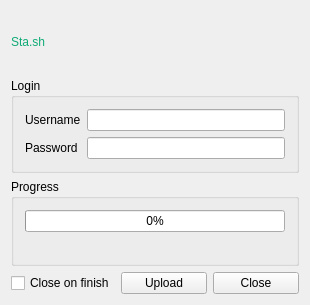
<?xml version="1.0" encoding="UTF-8"?>
<ui version="4.0">
 <class>MainWindow</class>
 <widget class="QMainWindow" name="MainWindow">
  <property name="geometry">
   <rect>
    <x>0</x>
    <y>0</y>
    <width>310</width>
    <height>305</height>
   </rect>
  </property>
  <property name="windowTitle">
   <string>MainWindow</string>
  </property>
  <widget class="QWidget" name="centralWidget">
   <layout class="QGridLayout" name="gridLayout_2">
    <item row="0" column="0">
     <widget class="QLabel" name="label">
      <property name="styleSheet">
       <string notr="true">font: 75 20pt &quot;Noto Sans&quot;;
color: rgb(14, 170, 118);</string>
      </property>
      <property name="text">
       <string>Sta.sh</string>
      </property>
      <property name="textFormat">
       <enum>Qt::PlainText</enum>
      </property>
     </widget>
    </item>
    <item row="1" column="0" colspan="3">
     <widget class="QGroupBox" name="groupBox">
      <property name="title">
       <string>Login</string>
      </property>
      <layout class="QFormLayout" name="formLayout">
       <item row="0" column="0">
        <widget class="QLabel" name="label_4">
         <property name="text">
          <string>Username</string>
         </property>
        </widget>
       </item>
       <item row="0" column="1">
        <widget class="QLineEdit" name="userEdit"/>
       </item>
       <item row="1" column="0">
        <widget class="QLabel" name="label_5">
         <property name="text">
          <string>Password</string>
         </property>
        </widget>
       </item>
       <item row="1" column="1">
        <widget class="QLineEdit" name="passEdit">
         <property name="echoMode">
          <enum>QLineEdit::Password</enum>
         </property>
        </widget>
       </item>
      </layout>
     </widget>
    </item>
    <item row="2" column="0" colspan="3">
     <widget class="QGroupBox" name="groupBox_2">
      <property name="title">
       <string>Progress</string>
      </property>
      <layout class="QGridLayout" name="gridLayout">
       <item row="0" column="0">
        <widget class="QProgressBar" name="progressBar">
         <property name="value">
          <number>0</number>
         </property>
        </widget>
       </item>
       <item row="1" column="0">
        <widget class="QLabel" name="statusLabel">
         <property name="text">
          <string/>
         </property>
        </widget>
       </item>
      </layout>
     </widget>
    </item>
    <item row="3" column="0">
     <widget class="QCheckBox" name="checkBox">
      <property name="text">
       <string>Close on finish</string>
      </property>
     </widget>
    </item>
    <item row="3" column="1">
     <widget class="QPushButton" name="pushButton_2">
      <property name="text">
       <string>Upload</string>
      </property>
     </widget>
    </item>
    <item row="3" column="2">
     <widget class="QPushButton" name="closeButton">
      <property name="text">
       <string>Close</string>
      </property>
     </widget>
    </item>
   </layout>
  </widget>
 </widget>
 <layoutdefault spacing="6" margin="11"/>
 <resources/>
 <connections>
  <connection>
   <sender>closeButton</sender>
   <signal>clicked()</signal>
   <receiver>MainWindow</receiver>
   <slot>close()</slot>
   <hints>
    <hint type="sourcelabel">
     <x>403</x>
     <y>396</y>
    </hint>
    <hint type="destinationlabel">
     <x>240</x>
     <y>220</y>
    </hint>
   </hints>
  </connection>
 </connections>
</ui>
